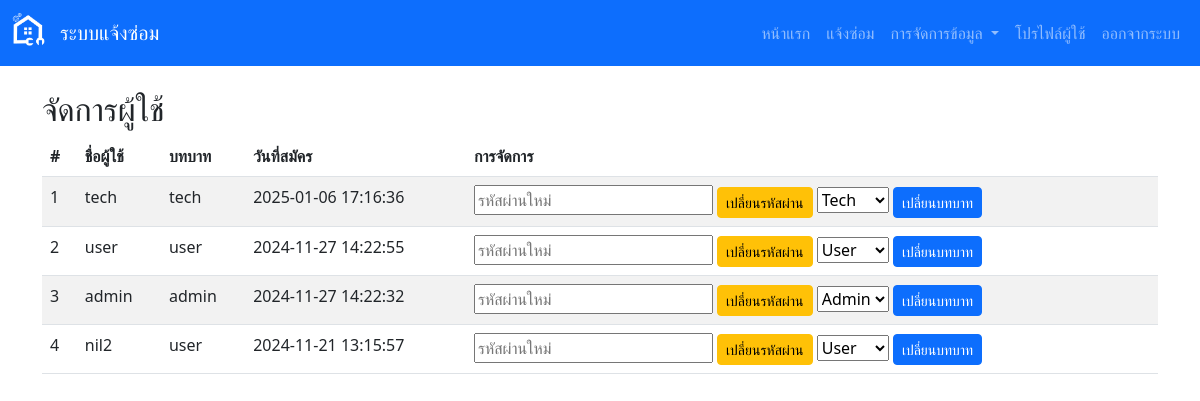
/manage_user.php (signed in), run on the app's committed database.
### tables this page shows
CREATE TABLE `users` (
  `id` int(11) NOT NULL,
  `first_name` varchar(255) NOT NULL,
  `last_name` varchar(255) NOT NULL,
  `username` varchar(50) NOT NULL,
  `password` varchar(255) NOT NULL,
  `email` varchar(100) DEFAULT NULL,
  `created_at` timestamp NOT NULL DEFAULT current_timestamp(),
  `role` enum('user','admin','tech') NOT NULL DEFAULT 'user'
);

### manage_user.php (the view, shortened to what this page needs)
<?php
include 'db.php';
$user_role = $_SESSION['role'] ?? null;
$sql = "SELECT * FROM users ORDER BY created_at DESC";
$stmt = $conn->query($sql);
$users = $stmt->fetchAll(PDO::FETCH_ASSOC);
?>
<!DOCTYPE html>
<html lang="en">
<head>
    <link href="https://cdn.jsdelivr.net/npm/bootstrap@5.3.0/dist/css/bootstrap.min.css" rel="stylesheet">
</head>
<body>
<nav class="navbar navbar-expand-lg navbar-dark bg-primary">
        <div class="container-fluid">
        <a class="navbar-brand d-flex align-items-center" href="index.php">
            <img src="img/Hr.png" alt="Logo" width="40" height="40" class="me-2">
            <span>ระบบแจ้งซ่อม</span>
        </a>
            <div class="collapse navbar-collapse" id="navbarNav">
                <ul class="navbar-nav ms-auto">
                    <li class="nav-item">
                        <a class="nav-link" href="index.php">หน้าแรก</a>
                    </li>
                    <li class="nav-item">
                        <a class="nav-link" href="report.php">แจ้งซ่อม</a>
                    </li>
                    <?php if ($user_role === 'tech' || $user_role === 'admin'): ?>
                        <li class="nav-item dropdown">
                    <a class="nav-link dropdown-toggle" href="#" id="managementDropdown" role="button" data-bs-toggle="dropdown" aria-expanded="false">
                        การจัดการข้อมูล
                    </a>
                </li>
                    <?php endif; ?>
                    <?php if ($user_role === 'tech' || $user_role === 'user' || $user_role === 'admin'): ?>
                        <li class="nav-item">
                        <a class="nav-link" href="profile.php">โปรไฟล์ผู้ใช้</a>
                    </li>
                    <?php endif; ?>
                    <?php if ($user_role === 'tech' || $user_role === 'user' || $user_role === 'admin'): ?>
                    <li class="nav-item">
                        <a class="nav-link" href="logout.php">ออกจากระบบ</a>
                    </li>
                    <?php endif; ?>
                </ul>
            </div>
        </div>
    </nav>
    <div class="container mt-4">
        <h2>จัดการผู้ใช้</h2>
        <table class="table table-striped">
            <thead>
                <tr>
                    <th>#</th>
                    <th>ชื่อผู้ใช้</th>
                    <th>บทบาท</th>
                    <th>วันที่สมัคร</th>
                    <th>การจัดการ</th>
                </tr>
            </thead>
            <tbody>
                <?php foreach ($users as $index => $user): ?>
                    <tr>
                        <td><?php echo $index + 1; ?></td>
                        <td><?php echo htmlspecialchars($user['username']); ?></td>
                        <td><?php echo htmlspecialchars($user['role']); ?></td>
                        <td><?php echo htmlspecialchars($user['created_at']); ?></td>
                        <td>
                            <form method="POST" class="d-inline">
                                <input type="password" name="new_password" placeholder="รหัสผ่านใหม่" required>
                                <button type="submit" class="btn btn-warning btn-sm">เปลี่ยนรหัสผ่าน</button>
                            </form>
                            <form method="POST" class="d-inline">
                                <select name="new_role" required>
                                    <option value="user" <?php echo $user['role'] === 'user' ? 'selected' : ''; ?>>User</option>
                                    <option value="admin" <?php echo $user['role'] === 'admin' ? 'selected' : ''; ?>>Admin</option>
                                    <option value="tech" <?php echo $user['role'] === 'tech' ? 'selected' : ''; ?>>Tech</option>
                                </select>
                                <button type="submit" class="btn btn-primary btn-sm">เปลี่ยนบทบาท</button>
                            </form>
                        </td>
                    </tr>
                <?php endforeach; ?>
            </tbody>
        </table>
    </div>
</body>
</html>

### data on the page
users: username "tech", role "tech", created_at "2025-01-06 17:16:36", new_role "Tech"
users: username "user", role "user", created_at "2024-11-27 14:22:55", new_role "User"
users: username "admin", role "admin", created_at "2024-11-27 14:22:32", new_role "Admin"
users: username "nil2", role "user", created_at "2024-11-21 13:15:57", new_role "User"
